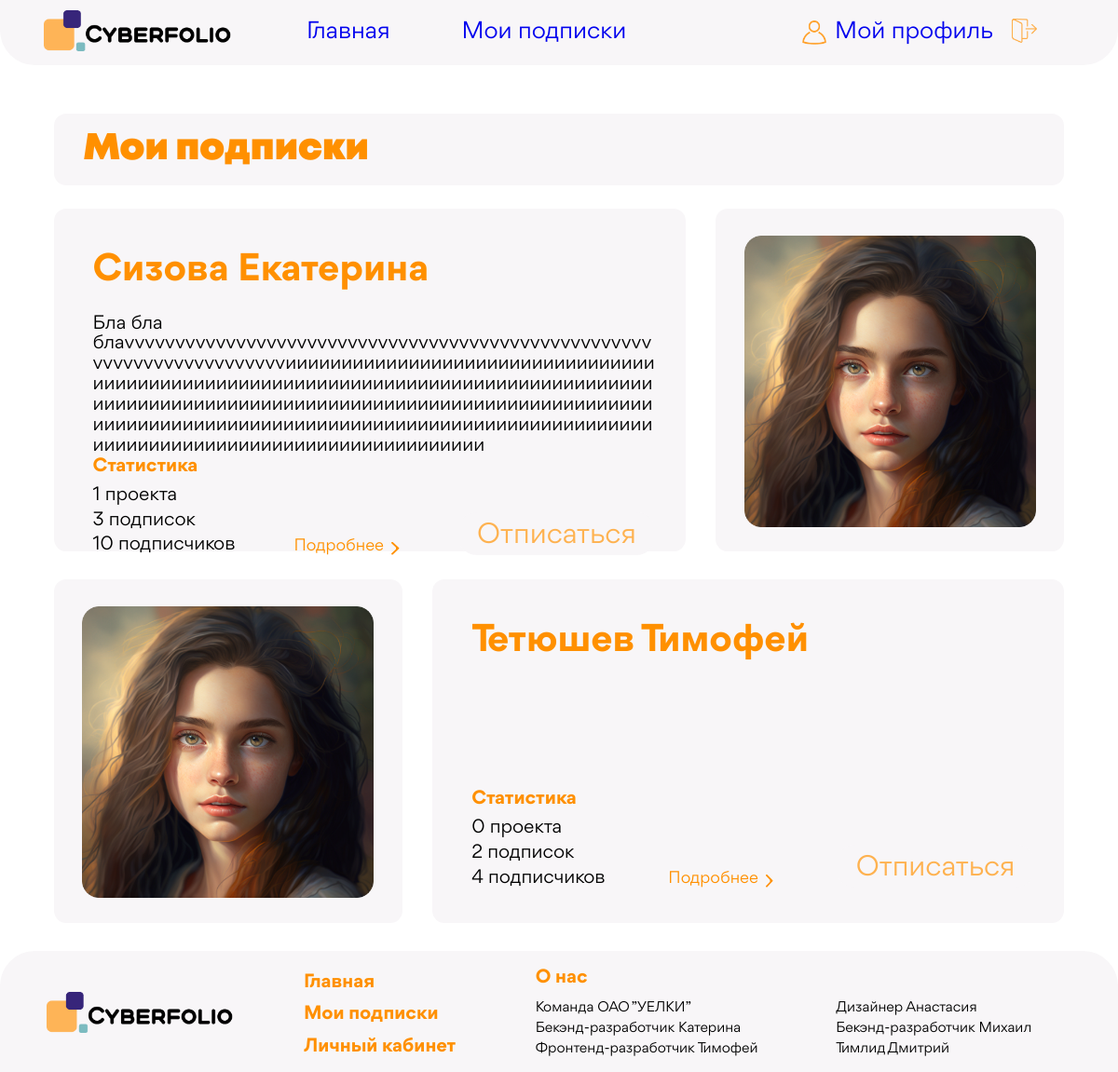
Page /my-subscriptions (signed in) on the earlier database version.
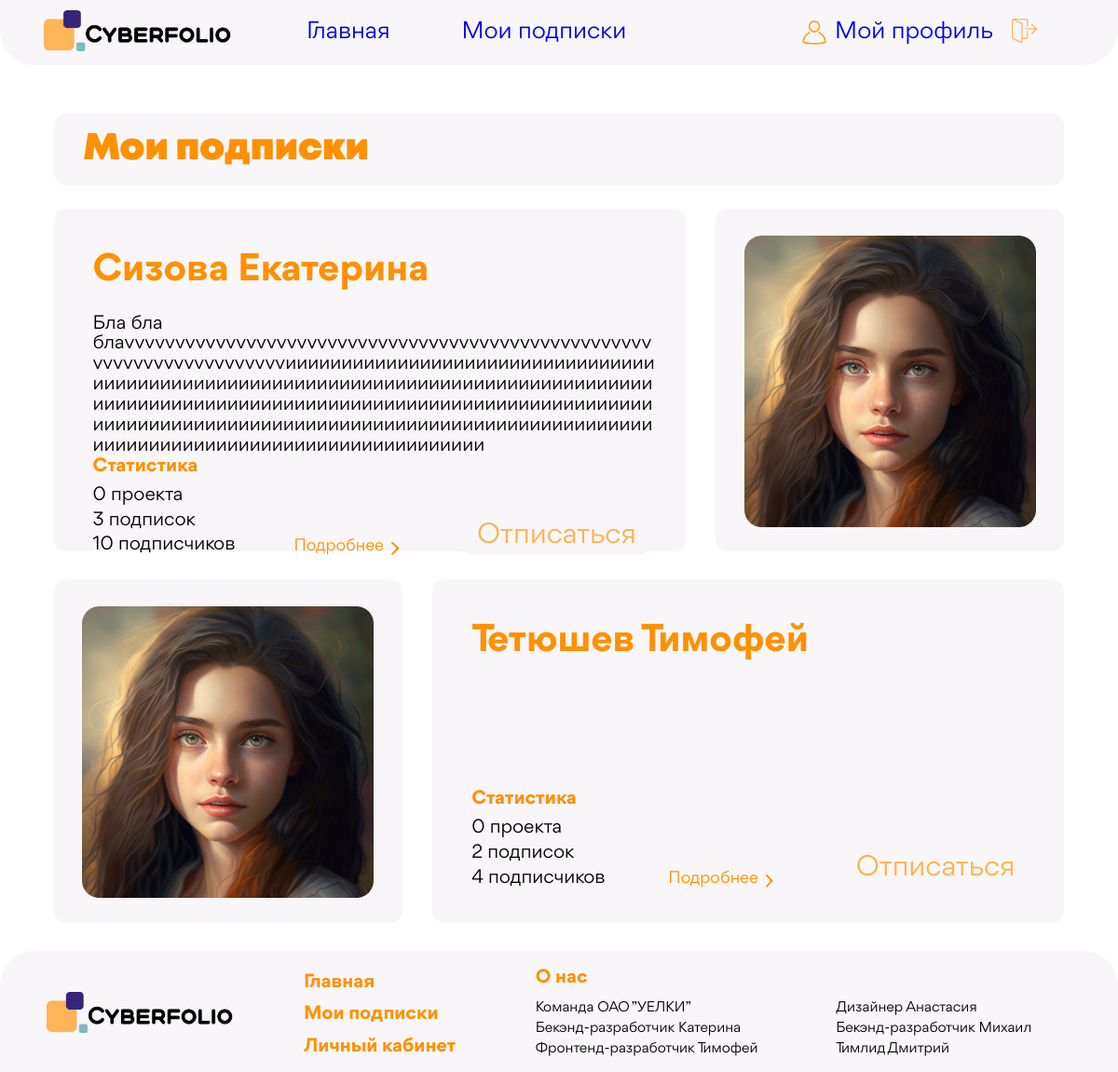
Same page on the later database version.
### Accounts/models.py (models this page shows, shortened)
class User(AbstractUser):
    sur_sur_name = models.CharField(max_length=20, verbose_name="Фамилия",blank=True)
    slug = models.SlugField(verbose_name='Слаг', unique=True)
    descriptions = models.TextField(max_length=300, verbose_name='Описание',blank=True)
    email = models.EmailField(verbose_name='Почта',blank=True)
    spec = models.ForeignKey('Specs', db_index=True, on_delete=models.PROTECT, verbose_name="Специализация",blank=True, default=1)
    photo = models.ImageField(upload_to=user_directory_path, blank=True, verbose_name="Фото")
    time_create = models.DateTimeField(auto_now_add=True, verbose_name="Время создания")
    vk_url = models.URLField(max_length=128, blank=True, verbose_name='VK')
    hh_url = models.URLField(max_length=128,blank=True, verbose_name='HH')
    behance_url = models.URLField(max_length=128,blank=True,verbose_name='BH')
    def get_projects(self):
        return Project.objects.all().filter(users=self)
    def count_projects(self):
        return self.get_projects().count()
    def get_followers(self):
        return Follow.objects.all().filter(follow_from_id=self.id).values_list('follow_to', flat=True)
    def count_followers(self):
        return self.get_followers().count()
    def count_followings(self):
        return Follow.objects.all().filter(follow_to_id=self.id).count()
    def get_short_name(self):
        return '{0} {1}'.format(self.last_name, self.first_name)
    class Meta:
        verbose_name = 'Юзер'
        verbose_name_plural = 'Юзеры'
        ordering = ['id']

### Accounts/views.py (the view)
# urls.py: path('my-subscriptions', MySubscribtions.as_view(), name='subscriptions'),
class MySubscribtions(ListView):
    model = User
    template_name = 'my-subscriptions.html'
    context_object_name = 'users'
    def get_queryset(self):
        cur_user = self.request.user.id
        follow_to = Follow.objects.filter(follow_from=cur_user)
        pks = follow_to.values_list('follow_to', flat=True)
        print(pks)
        return User.objects.filter(pk__in = pks)

### templates/my-subscriptions.html (shortened to what this page needs)
{% extends 'base.html' %}
{% load static %}
{% block css %}
    <link rel="stylesheet" href="{% static 'css/normalize.css' %}">
    <link rel="stylesheet" href="{% static 'css/general_styles.css' %}">
    <link rel="stylesheet" href="{% static 'css/my-subscriptions.css' %}">
    <link rel="stylesheet" href="{% static 'css/main_page.css' %}">
    <link href = "{% static 'fonts/stylesheet.css' %}" rel = "stylesheet" type = "text/css" />
{% endblock %}
{% block content %}
        <div class="my-subscriptions-container card-container">
            <h1 class="my-subscriptions-header">Мои подписки</h1>
        </div>
        {% for user in users %}
        <div class="user-card-container {% cycle '' 'another-user-card'%}">
            <div class="left-section card-container">
                <div class="user-header">{{ user.get_short_name }}</div>
                <p class="user-text">{{ user.descriptions }}</p>
                <div class="user-statistic-header">Статистика</div>
                <div class="statistic-container">
                    <ul class="statistic-list">
                        <li class="statistic-item">{{ user.count_projects }} проекта</li>
                        <li class="statistic-item">{{ user.count_followers }} подписок</li>
                        <li class="statistic-item">{{ user.count_followings }} подписчиков</li>
                    </ul>
                    <a href="{% url 'profile' slug=user.slug %}" class="project-link">
                        <h5 class="abour-project">Подробнее</h5>
                        <img class="abour-project-icon" src="{% static 'images/about-project-icon.svg' %}">
                    </a>
                    <div class="second-colum">
                        <form action="{% url 'unsubscribe' %}" method="post">
                            <button class="usual-button submit-button unsubscribe" type="submit">Отписаться</button>
                        </form>
                    </div>
                </div>
            </div>
            <div class="right-section card-container">
                <img src="{% static 'images/user-image.png' %}" alt="" class="avatar">
            </div>
        </div>
        {% endfor %}
    {% endblock %}

### templates/base.html (shortened to what this page needs)
{% load static %}
<!DOCTYPE html>
<html lang="en">
<head>
    {% block css %}
    {% endblock %}
</head>
<body>
{% block mainmenu %}
<header class="header">
    <div class="container header-container">
        <a href="{% url 'home' %}" class="logo">
            <img src="{% static 'images/Logo.png' %}" alt="" class="logo-img">
        </a>
        <nav class="nav">
            <ul class="nav-list">
                <li class="nav-item"><a href="{% url 'home' %}" class="nav-link">Главная</a></li>
                {% if request.user.is_authenticated %}
                <li class="nav-item"><a href="{% url 'subscriptions' %}" class="nav-link">Мои подписки</a></li>
                {% endif %}
            </ul>
        </nav>
        <div class="user-container">
            <img src="{% static 'images/user-icon.png' %}" alt="" class = "user-icon">
            {% if request.user.is_authenticated %}
                <a href="{% url 'profile' slug=request.user.slug %}" class ="profile-link">Мой профиль</a>
            {% else %}
                <a href="{% url 'welcome'%}" class ="profile-link">Войти | Зарегистрироваться</a>
            {% endif %}
            {% if request.user.is_authenticated %}
            <a href="{% url 'logout' %}">
                <img src="{% static 'images/exit.png' %}" class="exit-icon">
            </a>
            {% endif %}
        </div>
    </div>
</header>
{% endblock %}
<main>
{% block content %}
{% endblock %}
</main>
<footer class="footer">
        <div class="footer_logo">
            <a href="{% url 'home' %}" class="footer_logo-img">
                <img src="{% static 'images/Logo.png' %}" alt="" class="footer_logo-img">
            </a>
        </div>
        <div class="footer_nav">
            <a href="{% url 'home' %}" class="nav_link">Главная</a>
            {% if request.user.is_authenticated %}
            <a href="{% url 'subscriptions' %}" class="nav_link">Мои подписки</a>
            {% endif %}
            {% if user.is_authenticated %}
                <a href="{% url 'profile' slug=user.slug %}" class ="nav_link">Личный кабинет</a>
            {% else %}
                <a href="{% url 'welcome'%}" class ="nav_link">Личный кабинет</a>
            {% endif %}
        </div>
        <div class="about-us_container">
            <div class="nav_link about-us_heading">О нас</div>
            <div class="about-us_contacts">
                <div class="about-us_contacts-left">
                    <a class="about-us_contacts-text" href="/">Команда ОАО ”УЕЛКИ”</a>
                    <a class="about-us_contacts-text" href="https://youtu.be/dQw4w9WgXcQ">Бекэнд-разработчик Катерина </a>
                    <a class="about-us_contacts-text" href="/">Фронтенд-разработчик Тимофей </a>
                </div>
                <div class="about-us_contacts-right">
                    <a class="about-us_contacts-text" href="/">Дизайнер Анастасия</a>
                    <a class="about-us_contacts-text" href="/">Бекэнд-разработчик Михаил </a>
                    <a class="about-us_contacts-text" href="/">Тимлид  Дмитрий</a>
                </div>
            </div>
        </div>
    </footer>
</body>
</html>

### Accounts/static/css/general_styles.css (style rules this page uses)
body { background-image: url(../images/background.png); background-size: cover; background-repeat: no-repeat; }
.usual-button { background-color: #feb250; padding: 1.14vw 2.70vw; border-radius: 1.66vw; color: #f8f6f8 !important; font-weight: 400; font-size: 2.5vw; line-height: 2.7vw; border: 0px !important; }
p { margin: 0; }
a { text-decoration: none; }
ul { list-style: none; margin: 0; padding: 0; }
img { max-width: 100%; }
html { font-family: "Gordita"; }
* { box-sizing: border-box; }
.user-text { font-family: 'Gordita'; font-style: normal; font-weight: 400; font-size: 1.6667vw; line-height: 1.8229vw; overflow-wrap: break-word; }
.statistic-item:not(:last-child) { margin-bottom: 0.41vw; }
.user-statistic-header { display: inline; font-weight: 700; font-size: 1.66667vw; line-height: 1.8229vw; color: #FF9000; margin-bottom: 0.78125vw; margin-top: 0px; padding: 0px; }
.statistic-item { font-weight: 400; font-size: 1.66667vw; line-height: 1.8229vw; flex-wrap: nowrap; display: flex; margin-top: 0px; padding: 0px; }
.exit-icon { width: 2.29vw; margin-left: 1.66vw; }
.abour-project { font-weight: 400; font-size: 1.46vw; line-height: 1.5625vw; color: #FF9000; }
.abour-project-icon { min-width: 0.7vw; max-width: 0.7vw; margin-left: 0.68125vw; }
.project-link { display: flex; flex-direction: row; align-items: center; margin-top: auto; }
.card-container { background-color: #F8F6F8; border-radius: 1.1vw; }
.container { max-width: 100%; margin: 0; }
h1 { margin: 0; }
.header { width: 100%; height: 5.83vw; border-radius: 0px 0px 3.125vw 3.125vw; background-color: #f8f6f8; font-size: 2.08vw; line-height: 2.23vw; color: #000000; line-height: 1.56vw; }
.header-container { display: flex; align-items: center; justify-content: space-between; height: 100%; }
.logo-img { min-width: 16.7vw; }
.logo { min-width: 16.7vw; width: 16.7vw; margin-left: 3.95vw; margin-right: 6.77vw; }
.nav-list { display: flex; }
.nav-item { cursor: pointer; }
.nav-item:not(:last-child) { margin-right: 6.4vw; }
.user-container { margin-left: auto; display: flex; align-items: center; margin-left: auto; margin-right: 7.23vw; }
.user-icon { width: 2.18vw; margin-right: 0.78vw; }
.footer { background: #f8f6f8; border-radius: 3.12vw 3.12vw 0px 0px; padding: 1.97vw 7.55vw 1.4vw 4.16vw; display: flex; align-items: center; width: 100%; height: 10.9vw; }
.footer_logo { margin-right: 6.3vw; }
.footer_logo-img { width: 16.7vw; }
.footer_nav { display: flex; flex-direction: column; margin-right: 7.13vw; }
.nav_link { font-family: "Gordita"; font-style: normal; font-weight: 700; font-size: 1.66vw; line-height: 1.82vw; color: #ff9000; white-space: nowrap; }
.nav_link:not(:last-child) { margin-bottom: 1.09vw; }
.about-us_contacts { display: flex; }
.about-us_contacts-text { font-family: "Gordita"; font-style: normal; font-weight: 400; font-size: 1.25vw; line-height: 1.35vw; color: #000000; white-space: nowrap; margin-bottom: 0.46vw; }
.about-us_container { display: flex; flex-direction: column; }
.about-us_contacts-right { display: flex; flex-direction: column; }
.about-us_contacts-left { display: flex; flex-direction: column; margin-right: 6.97vw; }
.submit-button { height: 3.85vw; padding: 0.72vw 1.71vw; }
.unsubscribe { background-color: #f8f6f8; color: #feb250 !important; }

### Accounts/static/css/my-subscriptions.css (style rules this page uses)
.my-subscriptions-container { display: flex; background: #F8F6F8; border-radius: 1.09vw; width: 90.4%; margin: auto; margin-top: 4.32vw; margin-bottom: 2.08vw; flex-direction: column; padding: 1.1vw 2.65vw; }
.my-subscriptions-header { font-family: 'Mont'; font-style: normal; font-weight: 900; font-size: 3.333vw; line-height: 4.27vw; color: #FF9000; }

### Accounts/static/css/main_page.css (style rules this page uses)
.user-card-container { width: 90.4%; margin-left: auto; margin-right: auto; display: flex; justify-content: space-between; margin-bottom: 2.5vw; height: 30.677vw; }
.left-section { padding: 3.75vw 2.7vw 3.1vw 3.49vw; width: 56.51vw; display: flex; flex-direction: column; }
.right-section { padding: 2.396vw 2.55vw 1.927vw 2.55vw; }
.statistic-container { display: flex; justify-content: space-between; align-items: flex-end; }
.avatar { min-width: 26.1vw; max-width: 26.1vw; }
.project-link { align-self: end; align-items: end !important; }
.user-text { margin-bottom: auto; }
h5 { margin: 0px; }
.user-header { font-weight: 700; font-size: 3.333vw; line-height: 3.6vw; color: #FF9000; margin-bottom: 2vw; }
.another-user-card { flex-direction: row-reverse; }

Differences in the rows shown:
changed User "Сизова Екатерина": count_projects "1" → "0"
